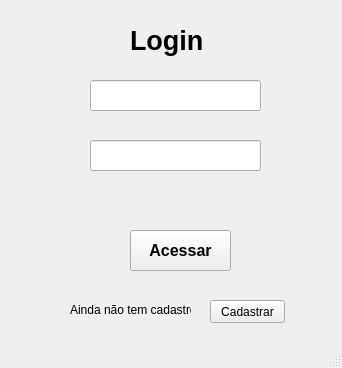
<?xml version="1.0" encoding="UTF-8"?>
<ui version="4.0">
 <class>MainWindow</class>
 <widget class="QMainWindow" name="MainWindow">
  <property name="geometry">
   <rect>
    <x>0</x>
    <y>0</y>
    <width>342</width>
    <height>368</height>
   </rect>
  </property>
  <property name="windowTitle">
   <string>MainWindow</string>
  </property>
  <widget class="QWidget" name="centralwidget">
   <widget class="QLineEdit" name="lineEdit">
    <property name="geometry">
     <rect>
      <x>90</x>
      <y>80</y>
      <width>171</width>
      <height>31</height>
     </rect>
    </property>
    <property name="font">
     <font>
      <pointsize>12</pointsize>
     </font>
    </property>
    <property name="alignment">
     <set>Qt::AlignCenter</set>
    </property>
   </widget>
   <widget class="QLineEdit" name="lineEdit_2">
    <property name="geometry">
     <rect>
      <x>90</x>
      <y>140</y>
      <width>171</width>
      <height>31</height>
     </rect>
    </property>
    <property name="font">
     <font>
      <pointsize>12</pointsize>
     </font>
    </property>
    <property name="alignment">
     <set>Qt::AlignCenter</set>
    </property>
   </widget>
   <widget class="QLabel" name="label">
    <property name="geometry">
     <rect>
      <x>50</x>
      <y>70</y>
      <width>47</width>
      <height>41</height>
     </rect>
    </property>
    <property name="text">
     <string/>
    </property>
    <property name="pixmap">
     <pixmap>../../Users/cliente/Downloads/curso_payqt5/usuario.png</pixmap>
    </property>
   </widget>
   <widget class="QLabel" name="label_2">
    <property name="geometry">
     <rect>
      <x>50</x>
      <y>130</y>
      <width>31</width>
      <height>41</height>
     </rect>
    </property>
    <property name="text">
     <string/>
    </property>
    <property name="pixmap">
     <pixmap>../../Users/cliente/Downloads/curso_payqt5/senha.png</pixmap>
    </property>
   </widget>
   <widget class="QLabel" name="label_3">
    <property name="geometry">
     <rect>
      <x>130</x>
      <y>20</y>
      <width>91</width>
      <height>41</height>
     </rect>
    </property>
    <property name="font">
     <font>
      <pointsize>20</pointsize>
      <weight>75</weight>
      <bold>true</bold>
     </font>
    </property>
    <property name="text">
     <string>Login</string>
    </property>
   </widget>
   <widget class="QLabel" name="label_4">
    <property name="geometry">
     <rect>
      <x>70</x>
      <y>190</y>
      <width>221</width>
      <height>31</height>
     </rect>
    </property>
    <property name="font">
     <font>
      <pointsize>12</pointsize>
     </font>
    </property>
    <property name="text">
     <string/>
    </property>
    <property name="alignment">
     <set>Qt::AlignCenter</set>
    </property>
   </widget>
   <widget class="QPushButton" name="pushButton">
    <property name="geometry">
     <rect>
      <x>130</x>
      <y>230</y>
      <width>101</width>
      <height>41</height>
     </rect>
    </property>
    <property name="font">
     <font>
      <pointsize>12</pointsize>
      <weight>75</weight>
      <bold>true</bold>
     </font>
    </property>
    <property name="text">
     <string>Acessar</string>
    </property>
   </widget>
   <widget class="QPushButton" name="pushButton_2">
    <property name="geometry">
     <rect>
      <x>210</x>
      <y>300</y>
      <width>75</width>
      <height>23</height>
     </rect>
    </property>
    <property name="text">
     <string>Cadastrar</string>
    </property>
   </widget>
   <widget class="QLabel" name="label_5">
    <property name="geometry">
     <rect>
      <x>70</x>
      <y>300</y>
      <width>121</width>
      <height>20</height>
     </rect>
    </property>
    <property name="text">
     <string>Ainda não tem cadastro?</string>
    </property>
   </widget>
  </widget>
  <widget class="QMenuBar" name="menubar">
   <property name="geometry">
    <rect>
     <x>0</x>
     <y>0</y>
     <width>342</width>
     <height>20</height>
    </rect>
   </property>
  </widget>
  <widget class="QStatusBar" name="statusbar"/>
 </widget>
 <resources/>
 <connections/>
</ui>
